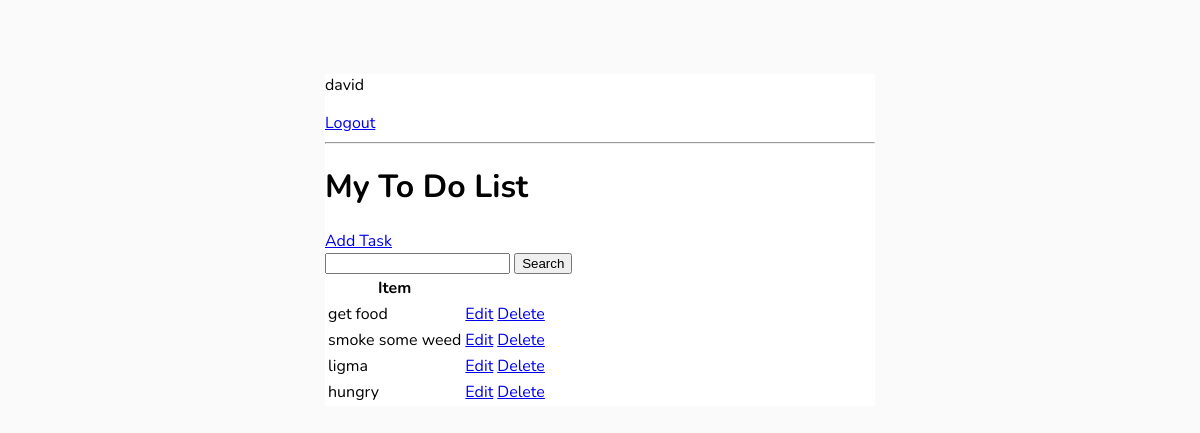
Screenshot of / (signed in) with the database file from the repository.
### base/models.py (models this page shows, shortened)
class Task(models.Model):
    user = models.ForeignKey(User, on_delete=models.CASCADE, null=True, blank=True)
    title = models.CharField(max_length=200)
    description = models.TextField(null=True, blank=True)
    complete = models.BooleanField(default = False)
    created = models.DateTimeField(auto_now_add=True)
    class Meta:
        ordering = ['complete']

### base/views.py (the view)
# urls.py: path('', TaskList.as_view(), name='tasks'),
class TaskList(LoginRequiredMixin, ListView):
    model = Task
    context_object_name = 'tasks'
    def get_context_data(self, **kwargs):
        context = super().get_context_data(**kwargs)
        context['tasks'] = context['tasks'].filter(user=self.request.user)
        context['count'] = context['tasks'].filter(complete=False).count()
        search_input = self.request.GET.get('search-area') or ''
        if search_input:
            context['tasks'] = context['tasks'].filter(title__icontains=search_input)
        context['search_input'] = search_input
        return context

### base/templates/base/task_list.html
{% extends 'base/main.html' %}
{% block content%}
{% if request.user.is_authenticated %}
    <p>{{request.user}}</p>
    <a href="{% url 'logout' %}">Logout</a>
{% else %}
    <a href="{% url 'login' %}">Login</a>
{% endif %}
<hr>
<h1>My To Do List</h1>
<a href="{% url 'task-create' %}">Add Task</a>
<form method="GET">
    <input type='text' name='search-area' value="{{search_input}}">
    <input type='submit' value='Search'>
</form>
<table>
    <tr>
        <th>Item</th>
        <th></th>
        <th></th>
    </tr>
    {% for task in tasks %}
    <tr>
        <td>{{task.title}}</td>
        <td><a href="{% url 'task-update' task.id %}">Edit</a></td>
        <td><a href="{% url 'task-delete' task.id %}">Delete</a></td>
    </tr>
    {% empty %}
        <h3>No items in list</h3>
    {% endfor %}
</table>
{% endblock content %}

### base/templates/base/main.html (style rules this page uses)
body { background-color:#FAFAFA; font-family: 'Nunito', sans-serif; padding-top:50px; }

### rows the page displays
Task: title "get food"
Task: title "smoke some weed"
Task: title "ligma"
Task: title "hungry"

### other values shown
{{ request.user }} "david"
